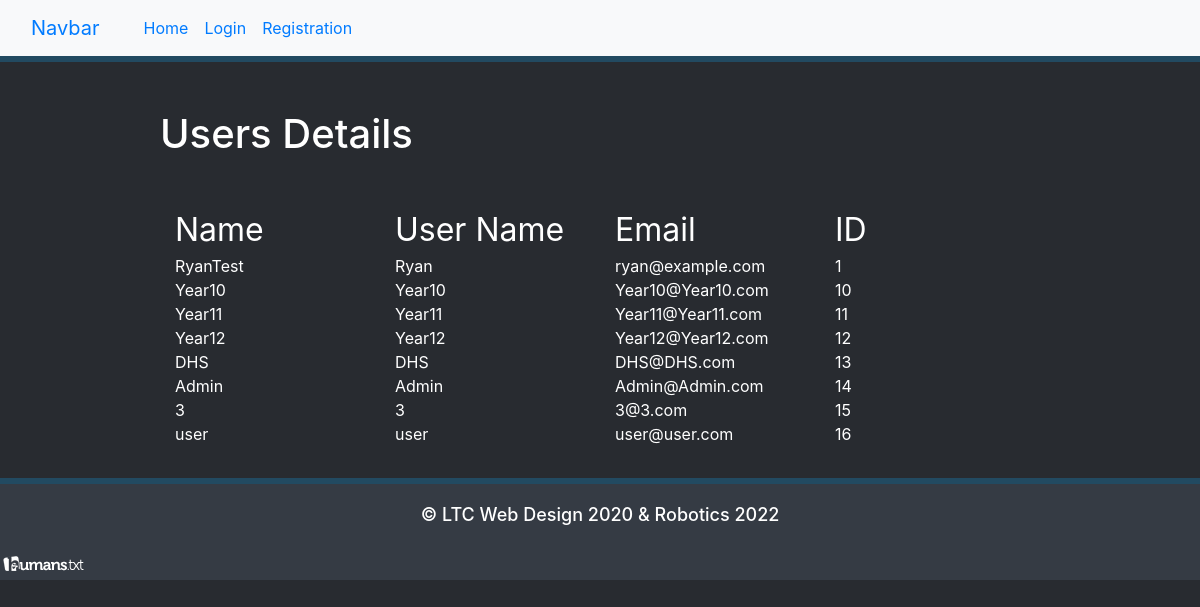
Before: /report/allUserDetails with the older database file.
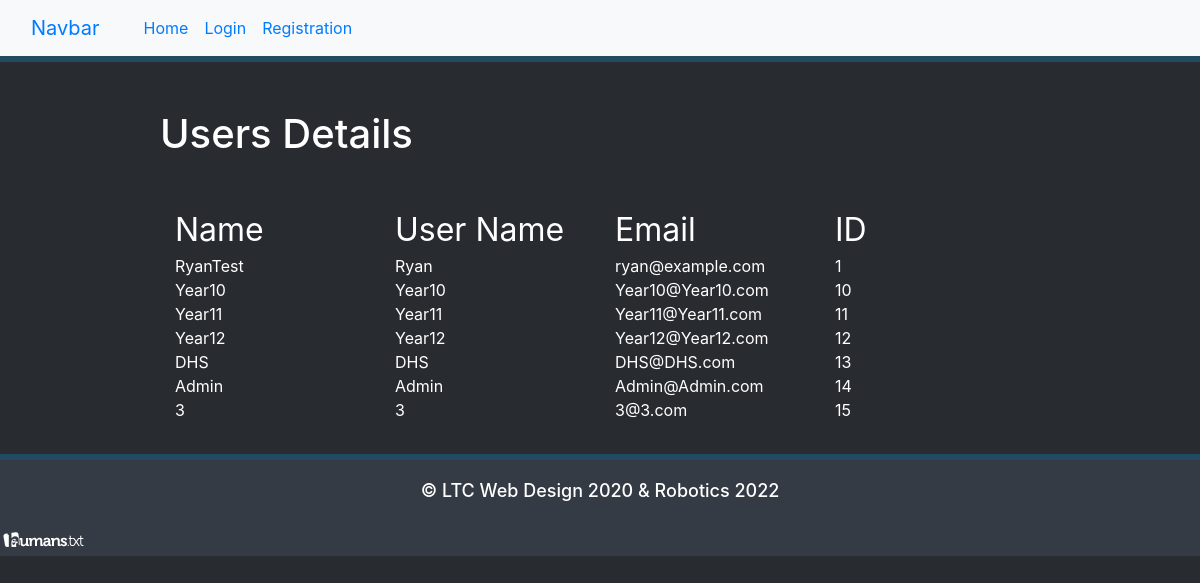
After: the same page with the newer database file.
### models.py (models this page shows, shortened)
class User(UserMixin, db.Model):
    id = db.Column(db.Integer, primary_key=True)
    name = db.Column(db.String(64), index=True, unique=True)
    username = db.Column(db.String(64), index=True, unique=True)
    email = db.Column(db.String(120), index=True, unique=True)
    password_hash = db.Column(db.String(128))
    is_administrator = db.Column(db.Boolean)
    current_score = db.Column(db.Integer)
    active_player = db.Column(db.Boolean)

### bp_game_management.py (the view)
@game_management_blueprint.route('/report/allUserDetails')
def all_user_details():
    sql = text('select name, username, email, id from user')
    result = db.engine.execute(sql)
    users = []
    for row in result:
        users.append(row)
    print(users)
    return render_template('userDetails.html', Title='Users Details', data=users, user=current_user)

### templates/userDetails.html (shortened to what this page needs)
{% extends 'base.html' %}
{% block header %}
    <h1>{{ Title }}</h1>
{% endblock %}
{% block content %}
    <div class="container-fluid">
        <div class="row">
            <div style='font-size: xx-large' class="col-lg-3 text-white">Name</div>
            <div style='font-size: xx-large' class="col-lg-3 text-white">User Name</div>
            <div style='font-size: xx-large' class="col-lg-3 text-white">Email</div>
            <div style='font-size: xx-large' class="col-lg-3 text-white">ID</div>
        </div>
        {% for user in data %}
            <div class="row">
                <div class="col-lg-3 text-white">{{ user[0] }}</div>
                <div class="col-lg-3 text-white">{{ user[1] }}</div>
                <div class="col-lg-3 text-white">{{ user[2] }}</div>
                <div class="col-lg-3 text-white">{{ user[3] }}</div>
            </div>
        {% endfor %}
    </div>
{% endblock %}

Changed rows visible on the page:
removed User: Name "user", username "user", email "user@user.com", id "16"
